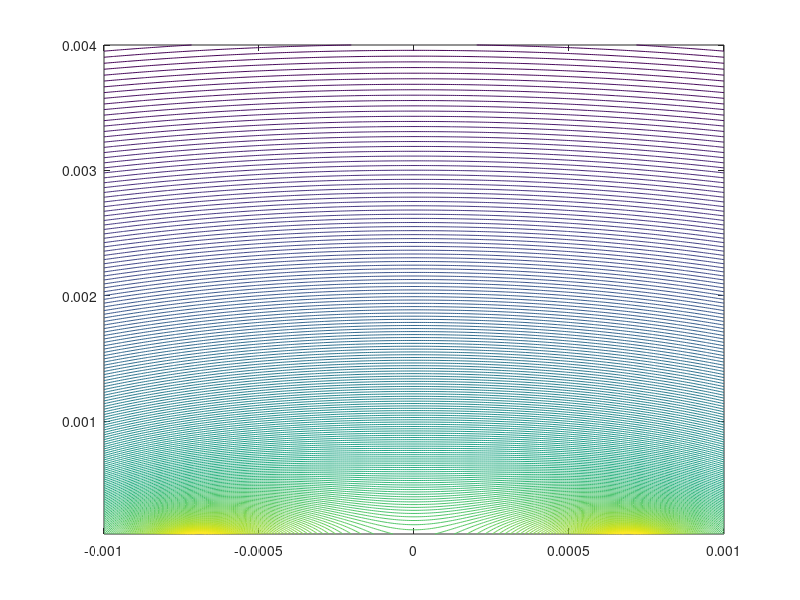

Source code (MATLAB): (Note: this script raises an error after producing the figure.)
% 2D Biot Savart simulation of wires. Two parallel wires in x direction. Separated by
% 1.4mm in the y direction. Carrying opposite currents. Plots the field
% in the y-z plane.
%Debi Prasad Pattnaik; U of Nottingham
clear all;
close all;
clc;

mu = pi*4e-7;
I = 10;
L = 20e-3;

NumCurrentElements = 1000;
NumPoints = 300;


% Define the grid.
x=linspace(-2e-3,2e-3,NumPoints);
y=linspace(-1e-3,1e-3,NumPoints);
z=linspace(0.1e-3,4e-3,NumPoints);
plane = 'yz';
if strcmp('xy',plane)
    [xgrid,ygrid] = meshgrid(x,y);
    zgrid = 0;
elseif strcmp('xz',plane)
    [xgrid,zgrid] = meshgrid(x,z);
    ygrid = 0;
elseif strcmp('yz',plane)
    [ygrid,zgrid] = meshgrid(y,z);
    xgrid = 0;
end


% Defines the co-ordinates of the lines of charge.
zstepsize(1) = L/NumCurrentElements;
v(1,:) = [1 0 0];
xsource(1,:) = linspace(-L/2,L/2,NumCurrentElements);
ysource(1,:) = zeros(1,NumCurrentElements)-0.7e-3;
zsource(1,:) = zeros(1,NumCurrentElements);

zstepsize(2) = L/NumCurrentElements;
v(2,:) = [-1 0 0];
xsource(2,:) = linspace(-L/2,L/2,NumCurrentElements);
ysource(2,:) = zeros(1,NumCurrentElements)+0.7e-3;
zsource(2,:) = zeros(1,NumCurrentElements);


% Finds the magnetic field contribution for each element of current along
% the rings.

Bxtot = 0; Bytot = 0; Bztot = 0;
for wire = 1:2

    for n = 1:NumCurrentElements
        
        rx = xgrid - xsource(wire,n);
        ry = ygrid - ysource(wire,n);
        rz = zgrid - zsource(wire,n);
        r = sqrt(rx.^2 + ry.^2+rz.^2);
        
        dI = zstepsize(wire) * v(wire,:);
        xcrossed = (dI(2)*rz) - (ry*dI(3));
        ycrossed = (dI(3)*rx) - (rz*dI(1));
        zcrossed = (dI(1)*ry) - (rx*dI(2));
        
        Bx = (mu/(4*pi))*I*xcrossed./(r.^3);
        By = (mu/(4*pi))*I*ycrossed./(r.^3);
        Bz = (mu/(4*pi))*I*zcrossed./(r.^3);
        
        Bxtot = Bxtot+Bx;
        Bytot = Bytot+By;
        Bztot = Bztot+Bz;
        
        
    end
wire
end


Bmag = sqrt(Bxtot.^2 + Bytot.^2 + Bztot.^2);
figure(1)
contour(y,z,log(Bmag),200);



 figure(2)
 iplotline = findindex(y,0);
 plot(z,Bmag(:,iplotline));
 figure(3)
 dB = gradient(Bmag(:,iplotline),z);
 plot(z,dB*10000/100)
title('Static Magnetic Field Gradient G/cm');
 xlabel('z-direction');
 ylabel('dB');



% Btheory = 2e-7 * I./(z);
% figure(3)
% plot(z,Btheory)